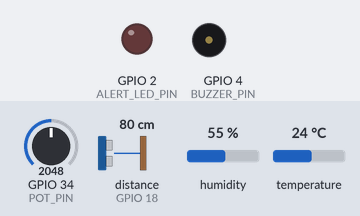
The sketch below on a simulated ESP32. Parts: output pins drawn as LEDs (lit = HIGH), buzzer (waves = sounding). Wiring (from diagram.json): ultrasonic range finder: trigger GPIO 5; echo GPIO 18. The test bench sets the inputs (shaded band); at power-on: distance to the obstacle (sensor on GPIO 18) 80 cm, GPIO 34 (POT_PIN) = 2048, humidity 55 %, temperature 24 °C. The echo pulse lasts 58.3 µs per cm; WiFi joins after 1.5 s; servers stay silent unless stated; web services answer with replies made up by the test bench; pins used as bus, display or sensor lines are not drawn; what the sketch prints to the serial monitor is not drawn.

Above: at 2.7 s.
2.8 s: distance to the obstacle (sensor on GPIO 18) set to 32 cm
4.3 s: distance to the obstacle (sensor on GPIO 18) set to 26 cm
At 4.8 s:
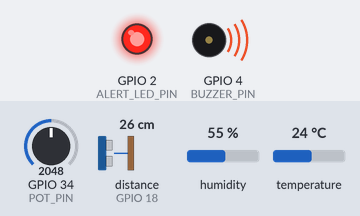
5.8 s: distance to the obstacle (sensor on GPIO 18) set to 35 cm
At 6.6 s:
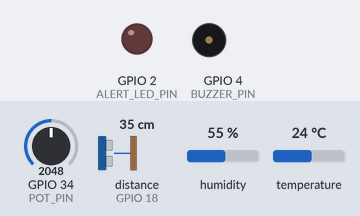
7.3 s: distance to the obstacle (sensor on GPIO 18) set to 2 cm
At 15.21 s:
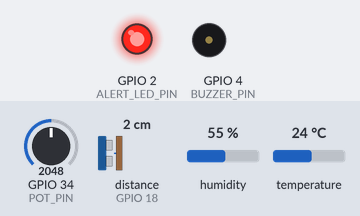
Timing chart, 0 to 31.8 s (numbered marks = the images above; inputs shaded):
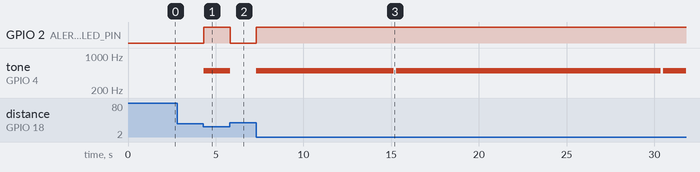

Measured:
- the behaviour switches between 30 and 29 cm on distance to the obstacle (sensor on GPIO 18) (found by bisection; images 0 and 1)
- after the input at 2.8 s, every drawn part: stays the same
- after the input at 4.3 s, GPIO 2 (ALERT_LED_PIN): LOW → HIGH at once; tone on GPIO 4 (BUZZER_PIN): silent → 500 Hz at once
- after the input at 5.8 s, GPIO 2 (ALERT_LED_PIN): HIGH → LOW at once; tone on GPIO 4 (BUZZER_PIN): 500 Hz → silent at once
- after the input at 7.3 s, GPIO 2 (ALERT_LED_PIN): LOW → HIGH at once; tone on GPIO 4 (BUZZER_PIN): goes 500 Hz 7.8 s, silent 0.15 s, 500 Hz 15.1 s, silent 0.15 s, then 500 Hz, starting at once

The sketch:

sketch.ino
```cpp
/* --------------------------------------------------------------------------
PROJETO: Smart Office Monitor - Global Solutions 2025
TEMA: O Futuro do Trabalho (Saúde e Bem-Estar)

INTEGRANTES:
- Camila Mendonça (RM565491)
- Fernando Kenzo Sassaki Cunha (RM562343)
- Marcello Lassalla de Mello Castanho e Oliveira (RM561879)

DESCRIÇÃO TÉCNICA:
Este firmware implementa um sistema IoT baseado em ESP32 com arquitetura de
multitarefa (não-bloqueante).
1. COLETA: Lê sensores de ambiente (DHT), ergonomia (Ultrassom) e biométricos (Potenciômetro).
2. PROCESSAMENTO (EDGE): Analisa os dados localmente e aciona alertas imediatos (LED/Buzzer).
3. TELEMETRIA: Envia os dados via requisições HTTP GET para a nuvem (ThingSpeak).
--------------------------------------------------------------------------
*/

#include <WiFi.h>
#include <HTTPClient.h>
#include <DHT.h>

// --- Definição de Hardware e Pinos ---
#define DHTPIN 15        // Sensor de Temperatura/Umidade
#define DHTTYPE DHT22
DHT dht(DHTPIN, DHTTYPE);

#define POT_PIN 34       // Potenciômetro (Simulador de Sensor Cardíaco)
#define TRIGGER_PIN 5    // Ultrassom Trigger (Emissor)
#define ECHO_PIN 18      // Ultrassom Echo (Receptor)
#define ALERT_LED_PIN 2  // Atuador Visual
#define BUZZER_PIN 4     // Atuador Sonoro

// --- Configurações de Rede e IoT ---
const char* ssid = "Wokwi-GUEST";
const char* password = "";

// Chave de Escrita (Write API Key) do Canal ThingSpeak
const char* apiKey = "GNQJSPX3DX474LE4";
const char* server = "http://api.thingspeak.com";

// --- Variáveis de Controle de Tempo (Multitarefa) ---
// Usamos millis() para evitar o uso de delay() que travaria o processador
unsigned long lastTime = 0;
unsigned long timerDelay = 15000; // Intervalo de envio para nuvem (15s)

void setup() {
  Serial.begin(115200);
  dht.begin();

  // Configuração dos modos dos pinos (Entrada/Saída)
  pinMode(POT_PIN, INPUT);
  pinMode(TRIGGER_PIN, OUTPUT);
  pinMode(ECHO_PIN, INPUT);
  pinMode(ALERT_LED_PIN, OUTPUT);
  pinMode(BUZZER_PIN, OUTPUT);

  // Estado inicial dos atuadores
  digitalWrite(ALERT_LED_PIN, LOW);
  digitalWrite(BUZZER_PIN, LOW);

  // Conexão Wi-Fi
  WiFi.begin(ssid, password);
  Serial.print("Conectando ao WiFi");
  while (WiFi.status() != WL_CONNECTED) {
    delay(500);
    Serial.print(".");
  }
  Serial.println(" conectado com sucesso!");
}

void loop() {
  // ============================================================
  // BLOCO 1: PROCESSAMENTO EM TEMPO REAL (EDGE COMPUTING)
  // Executado continuamente para feedback instantâneo ao usuário
  // ============================================================

  // 1.1. Leitura do DHT22 com tratamento de erros
  float h = dht.readHumidity();
  float t = dht.readTemperature();
  if (isnan(h) || isnan(t)) { h = 0; t = 0; }

  // 1.2. Simulação de Batimentos Cardíacos (Mapeamento Analógico)
  // Convertendo leitura de 0-4095 (12 bits) para faixa de 60-150 BPM
  int potValue = analogRead(POT_PIN);
  int heartRate = map(potValue, 0, 4095, 60, 150);

  // 1.3. Leitura do Sensor Ultrassônico
  long duracao, distancia;
  digitalWrite(TRIGGER_PIN, LOW);
  delayMicroseconds(2);
  digitalWrite(TRIGGER_PIN, HIGH);
  delayMicroseconds(10);
  digitalWrite(TRIGGER_PIN, LOW);
  duracao = pulseIn(ECHO_PIN, HIGH);
  distancia = (duracao / 2) * 0.0344; // Cálculo da distância em cm

  // 1.4. Lógica de Decisão e Alertas Locais
  // Prioridade 1: Estresse Alto (>110 BPM)
  if (heartRate > 110) {
    digitalWrite(ALERT_LED_PIN, HIGH);
    tone(BUZZER_PIN, 1000, 100); // Alerta Agudo
  }
  // Prioridade 2: Má Ergonomia (<30 cm da tela)
  else if (distancia < 30) {
    digitalWrite(ALERT_LED_PIN, HIGH);
    tone(BUZZER_PIN, 500, 100); // Alerta Grave
  }
  // Prioridade 3: Conforto Térmico (>35C ou Baixa Umidade)
  else if (t > 35.0 || h < 30.0) {
    digitalWrite(ALERT_LED_PIN, HIGH);
    tone(BUZZER_PIN, 1500, 100); // Alerta Ambiental
  }
  // Condição Normal
  else {
    digitalWrite(ALERT_LED_PIN, LOW);
    noTone(BUZZER_PIN);
  }

  // ============================================================
  // BLOCO 2: COMUNICAÇÃO CLOUD (THINGSPEAK)
  // Executado apenas a cada 15 segundos para respeitar limites da API
  // ============================================================

  if ((millis() - lastTime) > timerDelay) {

    // Diagnóstico Serial
    Serial.println("\n--- ENVIANDO TELEMETRIA ---");
    Serial.printf("BPM: %d | Dist: %ldcm | Temp: %.1fC | Umid: %.1f%%\n", heartRate, distancia, t, h);

    if(WiFi.status() == WL_CONNECTED){
      HTTPClient http;

      // Montagem da URL para Requisição GET
      // Formato: http://api.thingspeak.com/update?api_key=XXX&field1=YY&field2=ZZ...
      String url = String(server) + "/update?api_key=" + apiKey +
                   "&field1=" + String(t) +
                   "&field2=" + String(h) +
                   "&field3=" + String(heartRate) +
                   "&field4=" + String(distancia);

      http.begin(url); // Inicia conexão
      int httpCode = http.GET(); // Envia requisição

      if (httpCode > 0) {
        Serial.printf("Sucesso! HTTP Code: %d\n", httpCode);
      } else {
        Serial.printf("Falha no envio. HTTP Code: %d\n", httpCode);
      }
      http.end(); // Encerra conexão para liberar recursos
    } else {
      Serial.println("Erro: WiFi desconectado.");
    }

    lastTime = millis(); // Reinicia o temporizador
  }

  delay(50); // Pequeno delay para estabilidade da simulação Wokwi
}
```
